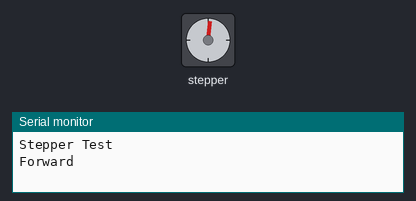
Recording of a sketch running on a simulated Arduino Uno, built with avr-gcc and run on an emulated ATmega328P. Shown: stepper motor, the last lines printed to the serial monitor. Stepper angles assume 250 steps per turn.

Above: at 0.05 s.
At 0.55 s:
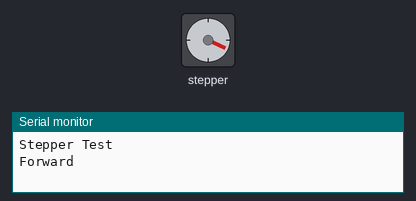
At 1.05 s:
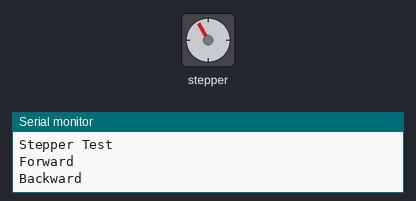
At 2.0 s:
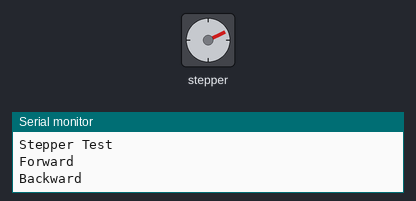
Timing chart, 0 to 4.6 s (numbered marks = the images above):
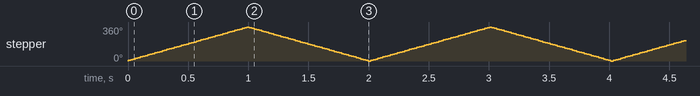

Measured:
- by itself, stepper: turns 360° clockwise in 0.99 s, then 360° counter-clockwise in 0.99 s, repeating every 2.0 s

The sketch:

StepperController.ino
```cpp
#include <Stepper.h>

#define STEPS 250

Stepper stepper(STEPS, 10,11,12,13);

void setup() {
  Serial.begin(9600);
  Serial.println("Stepper Test");
  stepper.setSpeed(60);
}

void loop() {
  Serial.println("Forward");
  stepper.step(STEPS);
  Serial.println("Backward");
  stepper.step(-STEPS);

}
```
